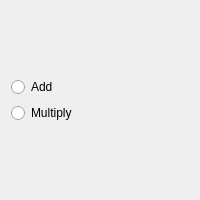
<?xml version="1.0" encoding="UTF-8"?>
<ui version="4.0">
 <class>mixPsWidget</class>
 <widget class="QWidget" name="mixPsWidget">
  <property name="geometry">
   <rect>
    <x>0</x>
    <y>0</y>
    <width>200</width>
    <height>200</height>
   </rect>
  </property>
  <property name="windowTitle">
   <string>Form</string>
  </property>
  <layout class="QVBoxLayout" name="verticalLayout">
   <item>
    <spacer name="verticalSpacer">
     <property name="orientation">
      <enum>Qt::Vertical</enum>
     </property>
     <property name="sizeHint" stdset="0">
      <size>
       <width>20</width>
       <height>40</height>
      </size>
     </property>
    </spacer>
   </item>
   <item>
    <widget class="QRadioButton" name="add_rb">
     <property name="text">
      <string>Add</string>
     </property>
    </widget>
   </item>
   <item>
    <widget class="QRadioButton" name="multiply_rb">
     <property name="text">
      <string>Multiply</string>
     </property>
    </widget>
   </item>
   <item>
    <spacer name="verticalSpacer_2">
     <property name="orientation">
      <enum>Qt::Vertical</enum>
     </property>
     <property name="sizeHint" stdset="0">
      <size>
       <width>20</width>
       <height>40</height>
      </size>
     </property>
    </spacer>
   </item>
  </layout>
 </widget>
 <resources/>
 <connections/>
</ui>
